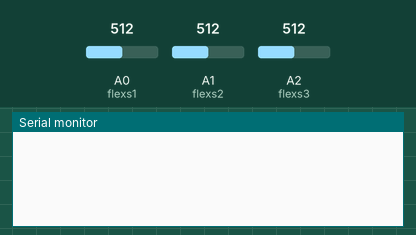
Recording of a sketch running on a simulated Arduino Uno, built with avr-gcc and run on an emulated ATmega328P. Parts: the last lines printed to the serial monitor. The inputs (shaded band) are chosen by the test bench; at power-on: A0 (flexs1) = 512, A2 (flexs3) = 512, A1 (flexs2) = 512.

Above: at 1.2 s.
1.3 s: A0 (flexs1) set to 125
2.8 s: A0 (flexs1) set to 110
At 4.3 s:
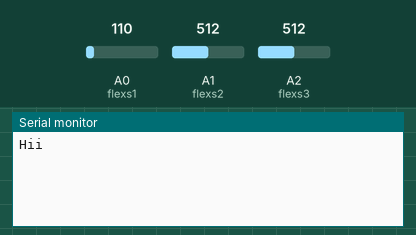
7.5 s: A2 (flexs3) set to 60
At 8.2 s:
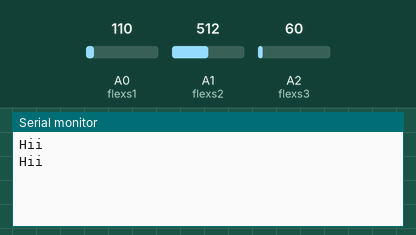
9.0 s: A2 (flexs3) set to 51
At 10.1 s:
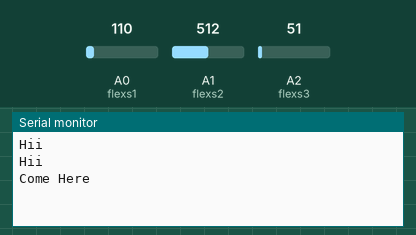

Measured:
- the behaviour switches between 115 and 114 on A0 (flexs1) (found by bisection; images 0 and 1)
- the behaviour switches between 56 and 55 on A2 (flexs3) (found by bisection; images 2 and 3)
- after the input at 2.8 s, the serial monitor: prints a new line after 0.20 s (image 1)
- after the input at 9.0 s, the serial monitor: prints a new line at once (image 3)

The sketch:

flex_sensor.ino
```cpp
int flexs1 = 0;
int flexs2 = 1;
int flexs3 = 2;
int data1 = 0;
int data2 = 0;
int data3 = 0;

void setup()
{
  Serial.begin(9600);
  pinMode(flexs1, INPUT);
  pinMode(flexs2, INPUT);
  pinMode(flexs3, INPUT);
}

void loop()
{
   data1 = analogRead(flexs1);
   data2 = analogRead(flexs2);
   data3 = analogRead(flexs3);


//   Serial.print("value1:");
//   Serial.println(data1);
//   Serial.print("value2:");
//   Serial.println(data2);
//   Serial.print("value3:");
//   Serial.println(data3);
  if(Serial.available()>=0)
  {
 if( (data1>=109&&data1 <115) && data2>110 && data3<56 )
  {
    Serial.println("Come Here");
  }

  if( (data1>=109&&data1 <115) && (data2>110 && data3>=56 ) )
  {
    Serial.println("Hii");
  }
   if( (data1>=102&&data1 <109) && (data2>110 && data3>=56 ) )
  {
    Serial.println("Washroom");
  }
  if( (data1>=102&&data1 <109)  && data3<56 )
  {
    Serial.println("water");
  }

  delay(3000);
  }
}
```
